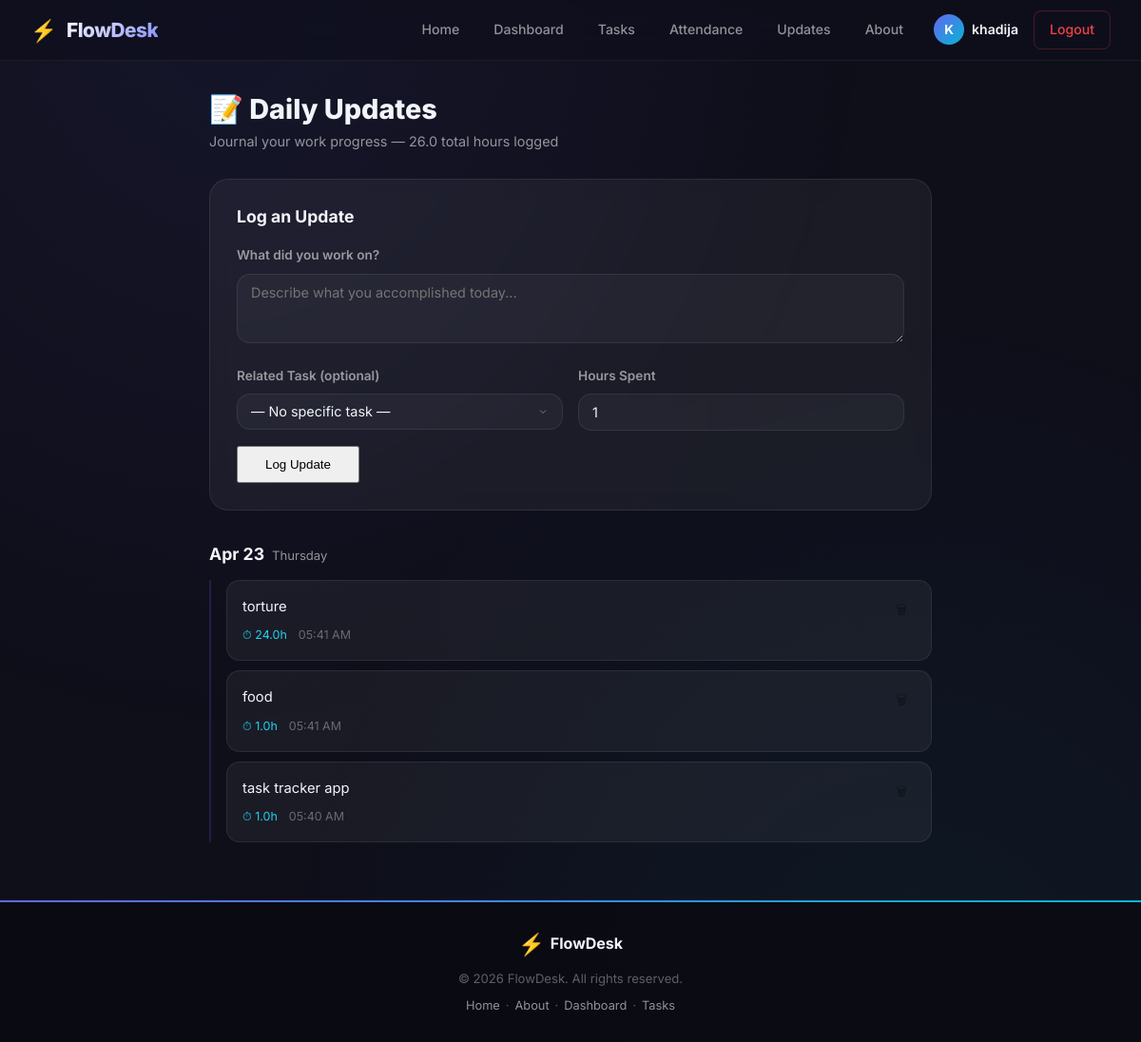
Page /daily-updates (signed in) on the committed database.
### models.py (models this page shows, shortened)
class User(db.Model):
    id = db.Column(db.Integer, primary_key=True)
    name = db.Column(db.String(80), unique=True, nullable=False)
    email = db.Column(db.String(120), unique=True, nullable=False)
    password_hash = db.Column(db.String(256), nullable=False)
    created_at = db.Column(db.DateTime, default=datetime.utcnow)
    attendances = db.relationship('Attendance', backref='user', lazy=True, cascade='all, delete-orphan')
    tasks = db.relationship('Task', backref='user', lazy=True, cascade='all, delete-orphan')
    daily_updates = db.relationship('DailyUpdate', backref='user', lazy=True, cascade='all, delete-orphan')

class DailyUpdate(db.Model):
    id = db.Column(db.Integer, primary_key=True)
    user_id = db.Column(db.Integer, db.ForeignKey('user.id'), nullable=False)
    task_id = db.Column(db.Integer, db.ForeignKey('task.id'), nullable=True)
    date = db.Column(db.Date, nullable=False, default=date.today)
    content = db.Column(db.Text, nullable=False)
    hours_spent = db.Column(db.Float, default=0.0)
    created_at = db.Column(db.DateTime, default=datetime.utcnow)

### main.py (the view)
@app.route("/daily-updates")
@login_required
def daily_updates():
    user = get_current_user()
    updates = DailyUpdate.query.filter_by(user_id=user.id).order_by(DailyUpdate.date.desc(), DailyUpdate.created_at.desc()).all()
    user_tasks = Task.query.filter_by(user_id=user.id).filter(Task.status != 'done').order_by(Task.title).all()
    grouped = {}
    for u in updates:
        key = u.date.isoformat()
        if key not in grouped:
            grouped[key] = {'date': u.date, 'updates': []}
        grouped[key]['updates'].append(u)
    total_hours = sum(u.hours_spent for u in updates)
    return render_template("daily_updates.html",
                           grouped_updates=grouped,
                           user_tasks=user_tasks,
                           total_hours=total_hours)

### main.py (called while the page is built)
def login_required(f):
    @wraps(f)
    def decorated_function(*args, **kwargs):
        if 'user_id' not in flask_session:
            flash('Please log in to access this page.', 'warning')
            return redirect(url_for('login'))
        return f(*args, **kwargs)
    return decorated_function

def get_current_user():
    user_id = flask_session.get('user_id')
    if user_id:
        return db.session.get(User, user_id)
    return None

@app.context_processor
def inject_globals():
    user = get_current_user()
    return {'user': user, 'today': date.today()}

### templates/daily_updates.html (shortened to what this page needs)
{% extends 'base.html' %}
{% block extra_css %}
<link rel="stylesheet" href="/static/css/daily_updates.css">
{% endblock %}
{% block body %}
<div class="updates-page">
    <div class="updates-header">
        <div>
            <h1>📝 Daily Updates</h1>
            <p class="updates-subtitle">Journal your work progress — {{ total_hours }} total hours logged</p>
        </div>
    </div>
    <div class="update-form-card">
        <h2>Log an Update</h2>
        <form method="POST" action="/daily-updates/new" id="update-form">
            <div class="update-form-grid">
                <div class="form-group form-full">
                    <label for="content">What did you work on?</label>
                    <textarea id="content" name="content" rows="3" placeholder="Describe what you accomplished today..." required></textarea>
                </div>
                <div class="form-group">
                    <label for="task_id">Related Task <span class="optional">(optional)</span></label>
                    <select id="task_id" name="task_id">
                        <option value="">— No specific task —</option>
                    </select>
                </div>
                <div class="form-group">
                    <label for="hours_spent">Hours Spent</label>
                    <input type="number" id="hours_spent" name="hours_spent" min="0" max="24" step="0.5" value="1" required>
                </div>
            </div>
            <button type="submit" class="form-submit" id="submit-update">Log Update</button>
        </form>
    </div>
    {% if grouped_updates %}
    <div class="updates-timeline">
        {% for key, group in grouped_updates.items() %}
        <div class="timeline-day">
            <div class="timeline-date-badge">
                <span class="timeline-date">{{ group.date.strftime('%b %d') }}</span>
                <span class="timeline-day-name">{{ group.date.strftime('%A') }}</span>
            </div>
            <div class="timeline-entries">
                {% for update in group.updates %}
                <div class="timeline-entry">
                    <div class="entry-content">
                        <p>{{ update.content }}</p>
                        <div class="entry-meta">
                            <span class="entry-hours">⏱ {{ update.hours_spent }}h</span>
                            <span class="entry-time">{{ update.created_at.strftime('%I:%M %p') }}</span>
                        </div>
                    </div>
                    <form method="POST" action="/daily-updates/{{ update.id }}/delete" class="inline-form"
                          onsubmit="return confirm('Delete this update?')">
                        <button type="submit" class="btn-delete-entry" title="Delete">🗑</button>
                    </form>
                </div>
                {% endfor %}
            </div>
        </div>
        {% endfor %}
    </div>
    {% else %}
    <div class="empty-state-large">
        <div class="empty-icon">📝</div>
        <h2>No updates yet</h2>
        <p>Start logging your daily work to track progress over time.</p>
    </div>
    {% endif %}
</div>
{% endblock %}

### templates/header.html
<header>
    <a href="/" class="logo" id="header-logo">
        <span class="logo-icon">⚡</span>
        <span class="logo-text">FlowDesk</span>
    </a>
    <nav>
        <ul>
            <li><a href="/" id="nav-home">Home</a></li>
            {% if user %}
            <li><a href="/dashboard" id="nav-dashboard">Dashboard</a></li>
            <li><a href="/tasks" id="nav-tasks">Tasks</a></li>
            <li><a href="/attendance" id="nav-attendance">Attendance</a></li>
            <li><a href="/daily-updates" id="nav-updates">Updates</a></li>
            {% endif %}
            <li><a href="/about" id="nav-about">About</a></li>
            {% if not user %}
            <li><a href="/signup" id="nav-signup">Sign Up</a></li>
            <li><a href="/login" id="nav-login" class="nav-btn-primary">Log In</a></li>
            {% else %}
            <li class="nav-user">
                <span class="user-avatar">{{ user.name[0]|upper }}</span>
                <span class="user-name">{{ user.name }}</span>
            </li>
            <li><a href="/logout" id="nav-logout" class="nav-btn-danger">Logout</a></li>
            {% endif %}
        </ul>
    </nav>
</header>

### static/css/base.css (style rules this page uses)
:root { --bg-primary: #0f0f1a; --bg-secondary: #13131f; --surface: rgba(255, 255, 255, 0.04); --surface-hover: rgba(255, 255, 255, 0.07); --card-bg: rgba(255, 255, 255, 0.05); --card-border: rgba(255, 255, 255, 0.08); --card-border-hover: rgba(255, 255, 255, 0.15); --primary: #6366f1; --primary-light: #818cf8; --primary-glow: rgba(99, 102, 241, 0.25); --accent: #06b6d4; --accent-light: #22d3ee; --success: #10b981; --success-bg: rgba(16, 185, 129, 0.12); --warning: #f59e0b; --warning-bg: rgba(245, 158, 11, 0.12); --danger: #ef4444; --danger-bg: rgba(239, 68, 68, 0.12); --info: #3b82f6; --info-bg: rgba(59, 130, 246, 0.12); --text-primary: #f1f5f9; --text-secondary: rgba(255, 255, 255, 0.55); --text-muted: rgba(255, 255, 255, 0.35); --radius-sm: 8px; --radius-md: 14px; --radius-lg: 20px; --radius-xl: 28px; --shadow-sm: 0 2px 8px rgba(0, 0, 0, 0.2); --shadow-md: 0 4px 20px rgba(0, 0, 0, 0.3); --shadow-lg: 0 8px 40px rgba(0, 0, 0, 0.4); --shadow-glow: 0 0 30px var(--primary-glow); --transition-fast: 0.15s cubic-bezier(0.4, 0, 0.2, 1); --transition-normal: 0.3s cubic-bezier(0.4, 0, 0.2, 1); --transition-slow: 0.5s cubic-bezier(0.4, 0, 0.2, 1); }
*, *::before, *::after { box-sizing: border-box; }
html { scroll-behavior: smooth; }
body { font-family: 'Inter', -apple-system, BlinkMacSystemFont, 'Segoe UI', sans-serif; background: var(--bg-primary); color: var(--text-primary); margin: 0; padding: 0; min-height: 100vh; line-height: 1.6; -webkit-font-smoothing: antialiased; -moz-osx-font-smoothing: grayscale; }
body::before { content: ''; position: fixed; top: 0; left: 0; width: 100%; height: 100%; background: radial-gradient(ellipse at 20% 0%, rgba(99, 102, 241, 0.08) 0%, transparent 50%), radial-gradient(ellipse at 80% 100%, rgba(6, 182, 212, 0.06) 0%, transparent 50%); pointer-events: none; z-index: 0; }
a { color: var(--primary-light); text-decoration: none; transition: color var(--transition-fast); }
h1, h2, h3, h4 { margin: 0 0 0.5em 0; font-weight: 700; line-height: 1.3; }

### static/css/header.css (style rules this page uses)
header { position: sticky; top: 0; z-index: 1000; background: rgba(15, 15, 26, 0.75); backdrop-filter: blur(20px) saturate(180%); -webkit-backdrop-filter: blur(20px) saturate(180%); border-bottom: 1px solid rgba(255, 255, 255, 0.06); padding: 0 32px; display: flex; align-items: center; justify-content: space-between; min-height: 64px; font-family: 'Inter', sans-serif; }
.logo { display: flex; align-items: center; gap: 10px; text-decoration: none; color: var(--text-primary); transition: opacity var(--transition-fast); }
.logo-icon { font-size: 1.4rem; }
.logo-text { font-size: 1.3rem; font-weight: 800; letter-spacing: -0.5px; background: linear-gradient(135deg, #fff, var(--primary-light)); -webkit-background-clip: text; -webkit-text-fill-color: transparent; background-clip: text; }
header nav ul { list-style: none; display: flex; gap: 4px; margin: 0; padding: 0; align-items: center; }
header nav ul li a { color: var(--text-secondary); text-decoration: none; font-size: 0.88rem; font-weight: 500; padding: 8px 16px; border-radius: var(--radius-sm); transition: all var(--transition-normal); display: inline-flex; align-items: center; }
.nav-btn-danger { color: var(--danger) !important; border: 1px solid rgba(239, 68, 68, 0.25) !important; font-weight: 500 !important; }
.nav-user { display: flex; align-items: center; gap: 8px; padding: 0 12px; }
.user-avatar { width: 32px; height: 32px; border-radius: 50%; background: linear-gradient(135deg, var(--primary), var(--accent)); display: flex; align-items: center; justify-content: center; font-size: 0.85rem; font-weight: 700; color: white; }
.user-name { font-size: 0.88rem; font-weight: 600; color: var(--text-primary); }

### rows in the picture
User: name "K", name "khadija"
DailyUpdate: date "Apr 23", date "Thursday", content "torture", hours_spent "24.0", created_at "05:41 AM"
DailyUpdate: content "food", hours_spent "1.0", created_at "05:41 AM"
DailyUpdate: content "task tracker app", hours_spent "1.0", created_at "05:40 AM"

### other values in the picture
{{ total_hours }} "26.0"
